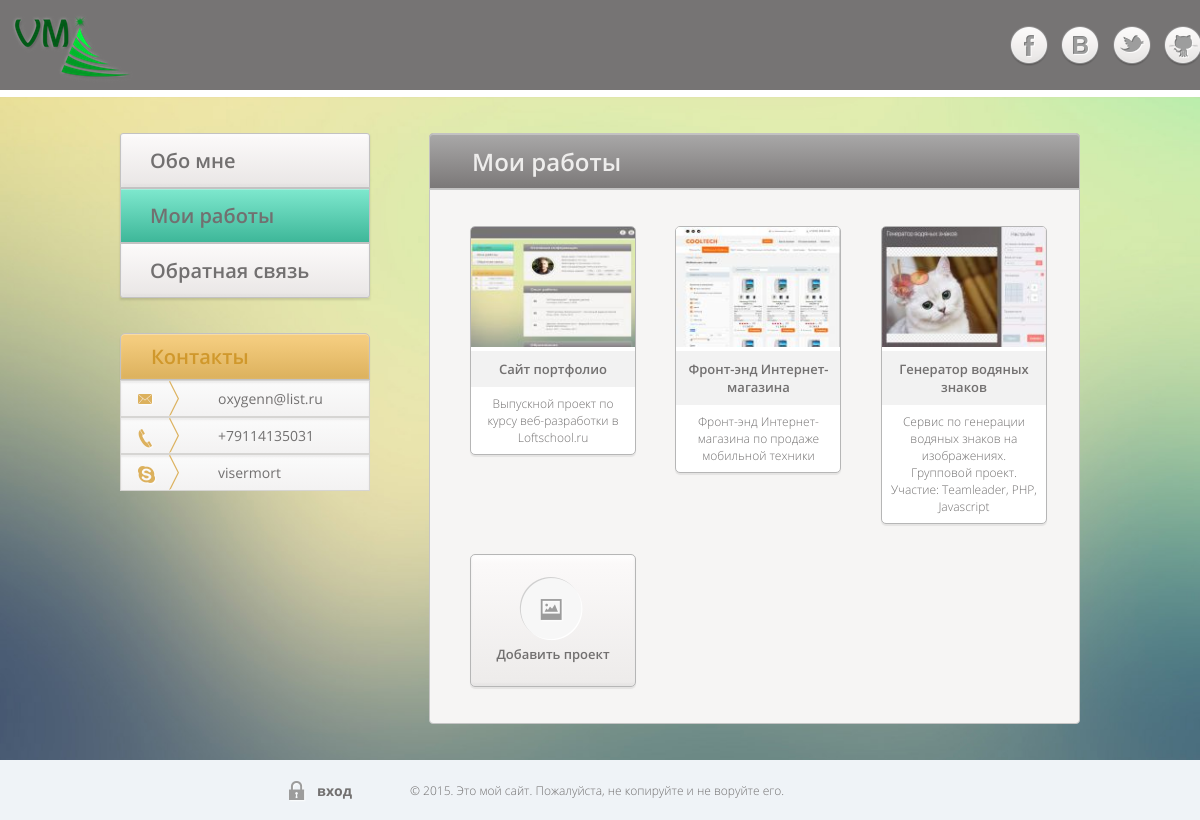
Screenshot of /portfolio.php with the database file from the repository.
### tables this page shows
CREATE TABLE IF NOT EXISTS `projects` (
  `id` int(11) NOT NULL AUTO_INCREMENT,
  `name` varchar(30) NOT NULL,
  `url` varchar(50) NOT NULL,
  `decsription` varchar(300) DEFAULT NULL,
  `image` varchar(200) DEFAULT NULL,
  PRIMARY KEY (`id`)
);

### php/function.php (called while the page is built, shortened)
<?php
function readProjects(){
	try {
		$resArray= [];
		$database = new PDO('mysql:host='.dbhost.';dbname='.dbname, dblogin,dbpassword);
		$database -> query("SET NAMES 'utf8'");
		$qres = $database-> prepare('SELECT * FROM `projects`');
		$qres -> execute();
		while ($row = $qres -> fetch()) {
			$resArray[] = $row;
		}
	} catch (PDOException $e) {
		$resArray = "Error!: " . $e->getMessage();
	}
	return $resArray;
}

### php/readproject.php (the view, shortened to what this page needs)
<?php
include_once 'function.php';
$projects = readProjects();
foreach ($projects as $row) {
?>
<li class="page">
    <div class="projects-item">
        <div class="hover-img">
            <img src="<?php echo(appfiles.$row['image']);?>" height="120" alt="pagetitle" class="project-img">
        </div>
    </div>
    <h3 class="page-title">
        <?php echo($row['name']);?>
    </h3>
    <p class="page-description">
        <?php echo($row['decsription']);?>
    </p>
</li>
<?php }
?>

### portfolio.php (shortened to what this page needs)
<!DOCTYPE html>
<html lang="ru-RU">
<head>
	<link rel="stylesheet" href="bower/normalize-css/normalize.css" />
	<link rel="stylesheet" href="css/main.css">
	<link rel="stylesheet" href="css/portfolio.css">
</head>
<body class="portfolio">
<div class="wrapper">
	<header class="header ">
		<div class="header-container  " >
			<a href="/"  class="logo"  >
				<img src="images/logo-logaster-shadow-24.png"  alt="loftschool. От мыслителя к создателю" class="logo-image">
			</a>
			<ul class="socials ">
				<li class="social-item">
					<a href="https://www.facebook.com/ViserMort?ref=bookmarks" class="social-item-link sprite facebook">
					</a>
				</li>
				<li class="social-item">
					<a href="http://vk.com/id1519895" class="social-item-link sprite vk">
					</a>
				</li>
				<li class="social-item">
					<a href="https://twitter.com/ViserMort" class="social-item-link sprite twitter">
					</a>
				</li>
				<li class="social-item">
					<a href="https://github.com/visermort" class="social-item-link sprite github">
					</a>
				</li>
			</ul>
		</div>
	</header>
	<div class="content clearfix">
		<aside class="sidebar">
			<ul class="nav">
				<li class="nav-item ">
				 <a href="index.html" class="menu-item-link about-link"> Обо мне</a>
				</li>
				<li class="nav-item ">
				 <a href="portfolio.php" class="menu-item-link portfolio-link">Мои работы</a>
				</li>
				<li class="nav-item ">
				 <a href="contact.html" class="menu-item-link contact-link">Обратная связь</a>
				</li>
			</ul>
			<div class="contacts-block">
			<h1 class="block-header">Контакты</h1>
			<ul class="contacts">
				<li class="contacts-item" >
					<a href="mailto:oxygenn@list.ru" class="contact-item-link email">oxygenn@list.ru</a>
				</li>
				<li class="contacts-item ">
					<a href="tel:+79114135031" class="contact-item-link phone">+79114135031</a>
				</li>
				<li class="contacts-item ">
					<a href="skype:visermort" class="contact-item-link skype">visermort</a>
				</li>
			</ul>
			</div>
		</aside>
		<div class="content-area">
		<section class="content-part content-">
		    <h1 class="content-header">Мои работы</h1>
			<div class="content-content ">
				<ul class="pages clearfix">
					<?php include_once 'php/readproject.php';  ?>
					<li class="page-add">
						<a href="#" class="page-add-link">
							<p class="page-add-text">Добавить проект</p>
						 </a>
					</li>
				</ul>
			</div>
		</section>
		</div>
	</div>
	<div class="empty">
	</div>
</div>
<footer class="footer">
	<div class="footer-content">
		<div class="login login-area sprite"> <a href="#" class="login-area login-text ">вход</a>
		</div>
	    <div class="footer-text">   &copy; 2015. Это мой сайт. Пожалуйста, не копируйте и не воруйте его.
	    </div>
	</div>
</footer>
</body>
</html>

### css/portfolio.css (style rules this page uses)
.content-content { padding-left: 0; padding-right: 0; padding-top: 6px; }
.pages { margin-left: 5px; }
.page, .page-add { margin-top: 30px; display:inline-block; margin-left: 35px; width: 164px; vertical-align: top; }
.page { -webkit-border-radius: 5px; -moz-border-radius: 5px; border-radius: 5px; background-color: #fff; -webkit-box-shadow: 0 2px 1px rgba(9,9,9,.07); -moz-box-shadow: 0 2px 1px rgba(9,9,9,.07); box-shadow: 0 2px 1px rgba(9,9,9,.07); border: solid 1px #b6b6b6; overflow: hidden; }
.page-title, .page-add-link { color: #727070; font-family: OpenSansSemibold; text-align: center; font-size: 13px; }
.page-title { background-color: #f2f2f2; padding: 9px; }
.page-description { color: #727070; font-family: OpenSansLight; text-align: center; font-size: 12px; margin: 0; padding: 8px; }
.page-add { position:relative; height: 131px; -webkit-border-radius: 5px; -moz-border-radius: 5px; border-radius: 5px; background-color: #fff; -webkit-box-shadow: 0 2px 1px rgba(9,9,9,.07), inset 0 -2px 3px rgba(41,41,41,.05), inset 0 0 3px #f6f7f7; -moz-box-shadow: 0 2px 1px rgba(9,9,9,.07), inset 0 -2px 3px rgba(41,41,41,.05), inset 0 0 3px #f6f7f7; box-shadow: 0 2px 1px rgba(9,9,9,.07), inset 0 -2px 3px rgba(41,41,41,.05), inset 0 0 3px #f6f7f7; border: solid 1px #b6b6b6; background-image: -webkit-linear-gradient(bottom, #edebea, #fbf9f9 94%, #fff); background-image: -moz-linear-gradient(bottom, #edebea, #fbf9f9 94%, #fff); background-image: -o-linear-gradient(bottom, #edebea, #fbf9f9 94%, #fff); background-image: -ms-linear-gradient(bottom, #edebea, #fbf9f9 94%, #fff); background-image: linear-gradient(to top, #edebea, #fbf9f9 94%, #fff); }
.page-add-link { width: 164px; }
.page-add-text { margin: 0; padding: 90px 0 14px 0; display: block; position: relative; }
.page-add-text:before { content: " "; background-image: url(../images/spritesheet_checkbox.png); position: absolute; background-repeat: no-repeat; top: 22px; left: 48px; width: 64px; height: 64px; background-position: -68px -5px; }
.portfolio-link { background-color: #3eb799; -webkit-box-shadow: 0 2px 1px rgba(9,9,9,.16), inset 0 1px rgba(255,255,255,.3); -moz-box-shadow: 0 2px 1px rgba(9,9,9,.16), inset 0 1px rgba(255,255,255,.3); box-shadow: 0 2px 1px rgba(9,9,9,.16), inset 0 1px rgba(255,255,255,.3); border: solid 1px #c3c2c2; background-image: -webkit-linear-gradient(bottom, #3eb799, #7ee8ce); background-image: -moz-linear-gradient(bottom, #3eb799, #7ee8ce); background-image: -o-linear-gradient(bottom, #3eb799, #7ee8ce); background-image: -ms-linear-gradient(bottom, #3eb799, #7ee8ce); background-image: linear-gradient(to top, #3eb799, #7ee8ce); }
.contact-link { -webkit-border-radius: 0 0 3px 3px; -moz-border-radius: 0 0 3px 3px; border-radius: 0 0 3px 3px; }
.about-link { -webkit-border-radius: 3px 3px 0 0; -moz-border-radius: 3px 3px 0 0; border-radius: 3px 3px 0 0; }
.projects-item { position: relative; }
.projects-item .project-img { box-sizing: border-box; width: 100%; height: 100%; }

### css/buttons.css (style rules this page uses)
.sprite { background-image: url(../images/spritesheet.png); background-repeat: no-repeat; display: block; }
.facebook { width: 42px; height: 44px; background-position: -5px -170px; }
.github { width: 42px; height: 44px; background-position: -173px -170px; }
.contact-item-link:after, .email:before, .skype:before, .phone:before, .job-item:after, .study-item:after, .icon-email-grey:before, .icon-password:before, .icon-email-grey:after, .icon-password:after { content: ''; position: absolute; background-image: url(../images/spritesheet.png); background-repeat: no-repeat; }
.contact-item-link:after { top: 0px; left: 48px; width: 10px; height: 35px; background-position: -255px -5px; }
.email:before { top: 13px; left: 17px; width: 17px; height: 13px; background-position: -246px -68px; }
.skype:before { top: 11px; left: 17px; width: 20px; height: 20px; background-position: -279px -70px; }
.phone:before { top: 11px; left: 17px; width: 17px; height: 22px; background-position: -309px -70px; }
.twitter { width: 42px; height: 44px; background-position: -284px -102px; }
.vk { width: 42px; height: 44px; background-position: -101px -242px; }
.login { position: absolute; top: 21px; left: 169px; width: 19px; height: 22px; background-position: -173px -224px; }

### rows the page displays
projects: image (picture), name "Сайт портфолио", decsription "Выпускной проект по курсу веб-разработки в Loftschool.ru"
projects: image (picture), name "Фронт-энд Интернет-магазина", decsription "Фронт-энд Интернет-магазина по продаже мобильной техники"
projects: image (picture), name "Генератор водяных знаков", decsription "Сервис по генерации водяных знаков на изображениях. Групповой проект. Участие: Teamleader, PHP, Javascript"
